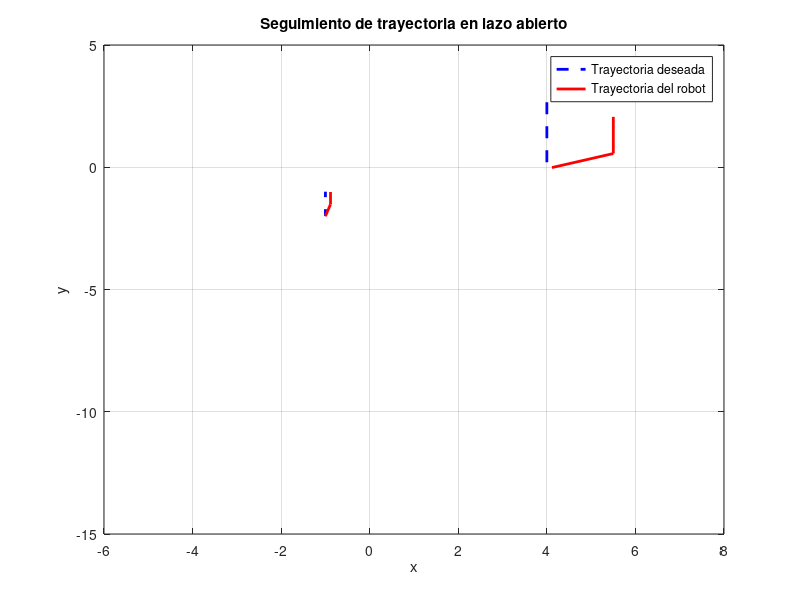

The MATLAB source for this figure:
% Parámetros

% Trayectoria 1
%x = linspace(0, 5, 1000);            % Espacio de tiempo o paso en x
%y = 2 * sin(x.^2);                  % Trayectoria deseada
%dt = x(2) - x(1);                   % Paso de tiempo equivalente

%Trayectoria 2
%path = linspace(0,2*pi,1000);
%r = 4;
%x = r*cos(path);
%y = r*sin(path);
%dt = path(2) - path(1)

%Trayectoria 3
x = linspace(-6, 6, 1000000); 
y = zeros(size(x));

for i = 1:length(x)
    if x(i) <= -1
        y(i) = 2 * x(i);
    elseif x(i) < 1
        y(i) = 2 * x(i) + 1;
    elseif x(i) < 4
        y(i) = -x(i) + 4;
    else
        y(i) = x(i) - 1;
    end
end

dt = x(2)-x(1);

% Derivadas para obtener velocidad y orientación
dx = gradient(x, dt);
dy = gradient(y, dt);

% Magnitud de la velocidad (lineal)
v = sqrt(dx.^2 + dy.^2);

% Ángulo de orientación (theta)
theta = atan2(dy, dx);

% Derivada de theta para obtener velocidad angular omega
omega = gradient(theta, dt);

% Simular trayectoria con velocidades (la integración)
x_sim = zeros(1, length(x));
y_sim = zeros(1, length(x));
theta_sim = zeros(1, length(x));

x_sim(1) = x(1);
y_sim(1) = y(1);
theta_sim(1) = theta(1);

for i = 2:length(x)
    x_sim(i) = x_sim(i-1) + v(i-1) * cos(theta_sim(i-1)) * dt;
    y_sim(i) = y_sim(i-1) + v(i-1) * sin(theta_sim(i-1)) * dt;
    theta_sim(i) = theta_sim(i-1) + omega(i-1) * dt;
end

% Plot para comparar
figure;
plot(x, y, 'b--', 'LineWidth', 2); hold on;
plot(x_sim, y_sim, 'r', 'LineWidth', 2);
legend('Trayectoria deseada', 'Trayectoria del robot');
xlabel('x'); ylabel('y');
title('Seguimiento de trayectoria en lazo abierto');
grid on;